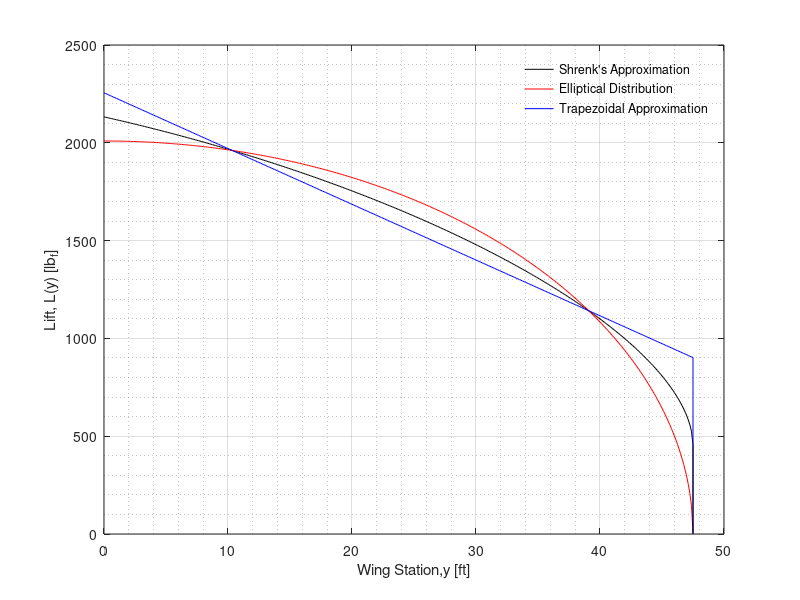

MATLAB code to generate this figure:

 %Plot lift distribution for Q4.1
 m = 381;
 
 %Generate wing station vector
 y = zeros(1,m);
 for i = 1:1:m
     y(1,i) = -0.125 + 0.125*i;
 end
 disp(y)

 %Generate lift vector
 L = zeros(1,m);
 for j = 1:1:m
     L(1,j) = 21.15*(sqrt(2256.3 - y(1,j)^2)) - 14.25*y(1,j) + 1127.8;
 end
 disp(L)
 
 %Close off the distribution
 close = zeros(1,2);
 for a = 1:1:2
     close(1,a) = 47.5;
 end
 L_close = zeros(1,2);
 for b = 1:1:2
     L_close(1,b) = -455.7 + 455.7*b;
 end
 
  %Generate Elliptical Distribution
 Ellipse = zeros(1,m);
  for c = 1:1:m
     Ellipse(1,c) = 42.3*sqrt(2256.3-y(1,c)^2);
 end
 
 %Generate Trapezoidal Distribution
 Trap = zeros(1,m);
 for d = 1:1:m
     Trap(1,d) = -28.5*y(1,d) + 2255.6;%
 end
 %Close off trapezoidal distribution
 D = zeros(1,2);
 for f = 1:1:2
     D(1,f) = 47.5;
 end
 C = zeros(1,2);
 for e = 1:1:2
     C(1,e) = -902.3 + 902.3*e;
end
 
 plot(y,L,'k')
 hold on
 plot(y,Ellipse,'r')
 hold on
 plot(y,Trap,'b')
 hold on
 plot(D,C,'b')
 grid on
 plot(close,L_close,'k')
 hold on
 grid minor
 xlabel('Wing Station,y [ft]')
 ylabel('Lift, L(y) [lb_f]')
 legend('Shrenk''s Approximation','Elliptical Distribution','Trapezoidal Approximation','Location','northeast')
 legend('boxoff')


% Create moment,shear and torsion diagrams for Q4.2

